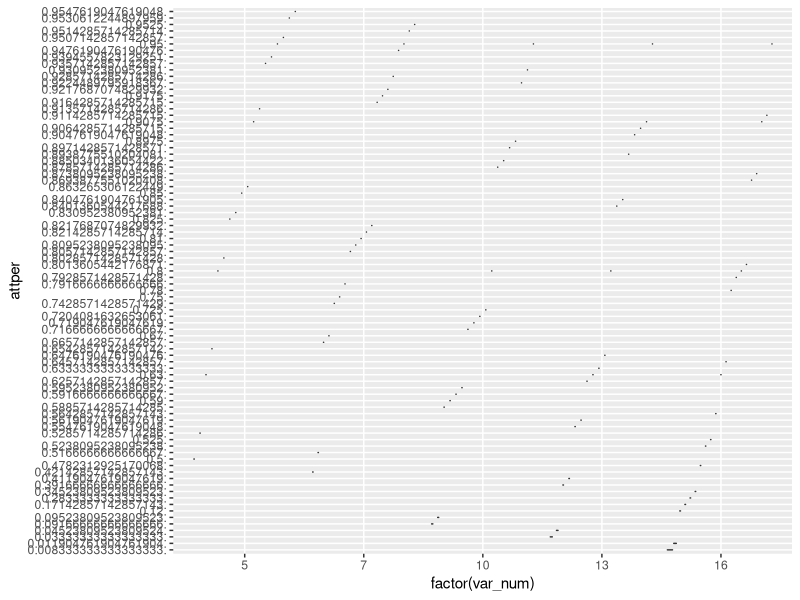
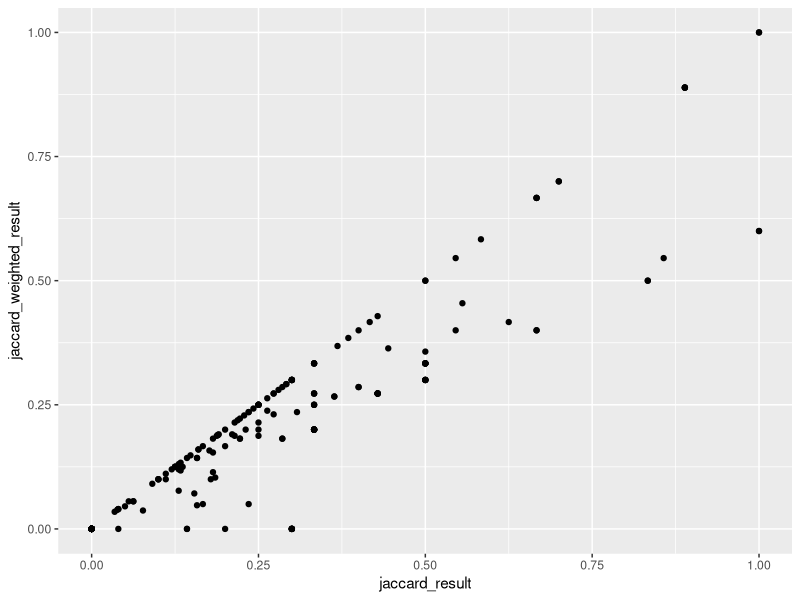
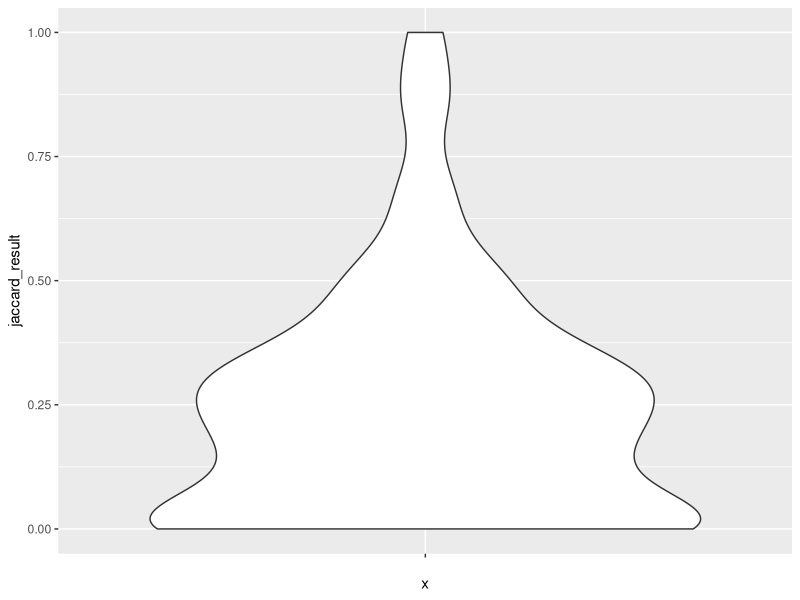
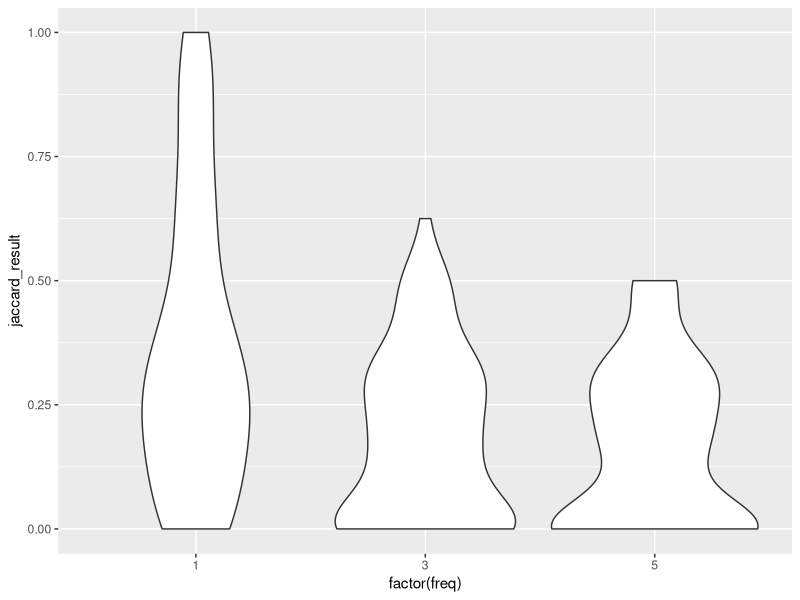
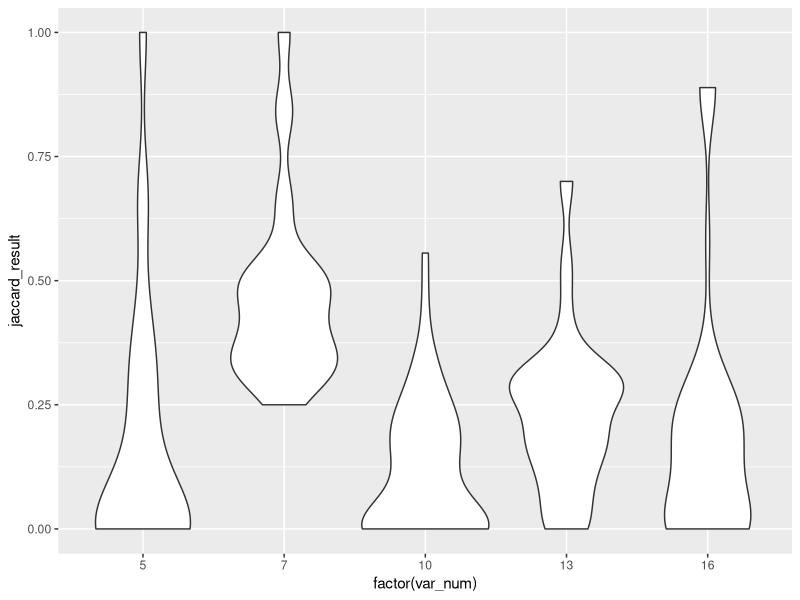
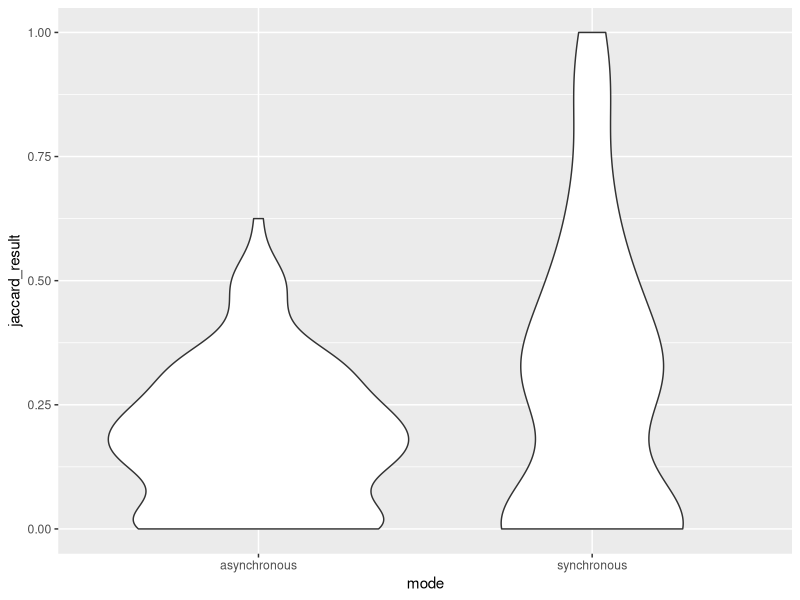
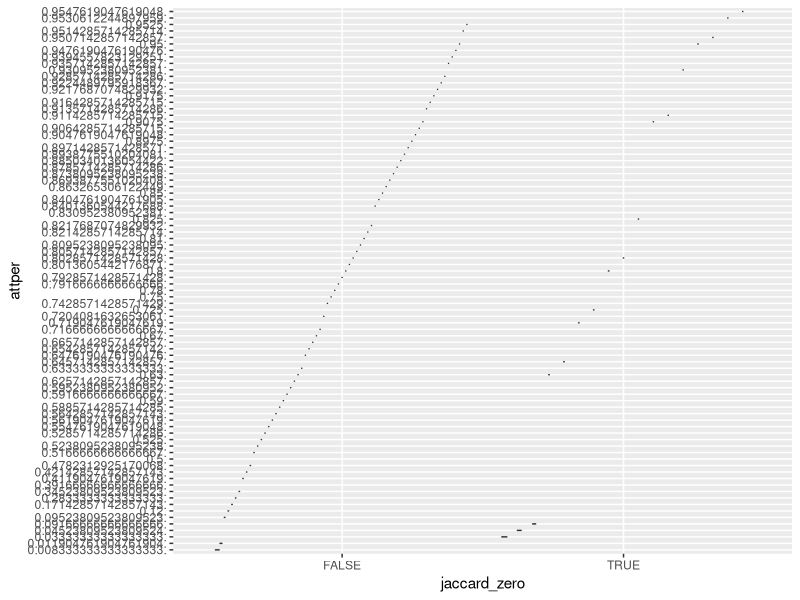
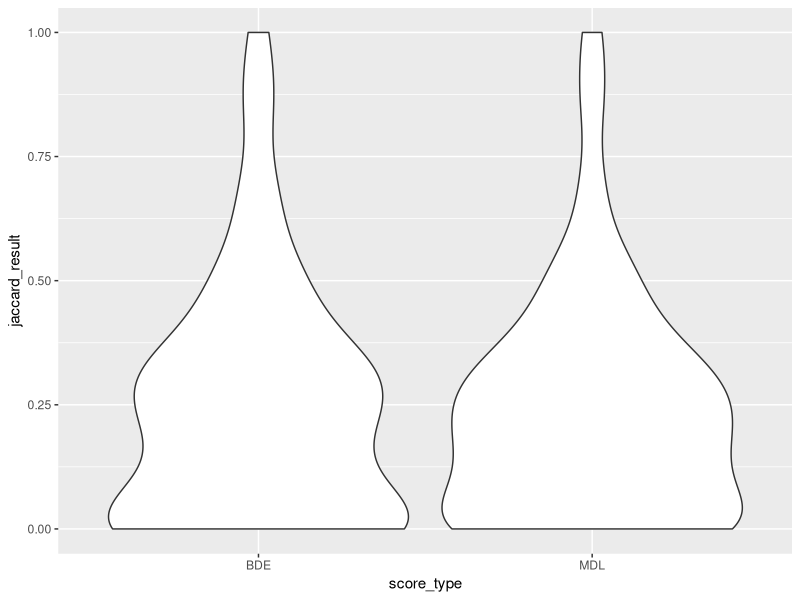

These charts were generated, in order, by the following R code: (Note: this script raises an error after producing the figures.)
#install.packages("here")
#install.packages("ggplot2")
#install.packages("dplyr")
#install.packages("fastDummies")


library(here)
library(ggplot2)
library(dplyr)
library(GGally)
library(fastDummies)


data <- read.csv(here("task1", "all_data.csv"))


# we can see that the more states there are the more probability of encountering a non attractor node
ggplot(data, aes(y=attper, x=factor(var_num))) + geom_violin()

# we can see that the jaccard result and jaccard weighted result are actually very similar and more often than not the same
ggplot(data, aes(x=jaccard_result, y=jaccard_weighted_result)) + geom_point()

mean(data$jaccard_result == data$jaccard_weighted_result)

# the scores are low with median being 0.2
summary(data$jaccard_result)

ggplot(data, aes(x="", y=jaccard_result)) + 
  geom_violin()


# taking the frequency to be 1 is the best and then it gets progressively worse
ggplot(data, aes(x=factor(freq), y=jaccard_result)) + 
  geom_violin()

# we can almost certainly conclude that higher frequency gives worse result
cor.test(data$freq, data$jaccard_result, method = "spearman")

# for some reason it works best on 7 variables
ggplot(data, aes(x=factor(var_num), y=jaccard_result)) + 
  geom_violin()
# test of correlation between var number and result doesn't give anything conclusive
cor.test(data$var_num, data$jaccard_result, method = "spearman")


# turns out synchronous is better for some reason
ggplot(data, aes(x=mode, y=jaccard_result)) + 
  geom_violin()
# synchronous mode has much more zero score entries with p value 0.01
data_with_zero_jaccard <- data %>% mutate(jaccard_zero = (jaccard_result==0))
ggplot(data_with_zero_jaccard, aes(x = jaccard_zero, y=attper)) + geom_violin()
contingency_table <- table(data_with_zero_jaccard$mode, data_with_zero_jaccard$jaccard_zero)
chisq.test(contingency_table)
contingency_table

# score type does not change much
ggplot(data, aes(x=score_type, y=jaccard_result)) + 
  geom_violin()


ggplot(data, aes(x=attper, y=jaccard_result)) + geom_point()



# linear model gives good results *if* we use only data from freq == 1
data_with_dummies <- dummy_cols(data) %>% filter(freq==1)
linear_model <- lm(jaccard_result ~
                     var_num + steps + numtraj + attper + mode_asynchronous + score_type_BDE, data_with_dummies)
summary(linear_model)

# but not given everything else the correlation actually has a very high p value
cor.test(data$attper, data$jaccard_result, method = "spearman")


colnames(data)


# we see that if we filter by only freq 1 we have much more consistent results and its always better to use synchronous with more steps
ggplot(data %>% filter(freq==1), aes(x=mode,y=steps,fill=jaccard_result)) + geom_tile() + facet_wrap(~var_num)

# the synchronous data is less resistant to less frequent probes
ggplot(data, aes(x=mode,y=steps,fill=jaccard_result)) + geom_tile() + facet_wrap(~freq)


data %>% group_by(freq) %>% summarise(med=median(jaccard_result))
